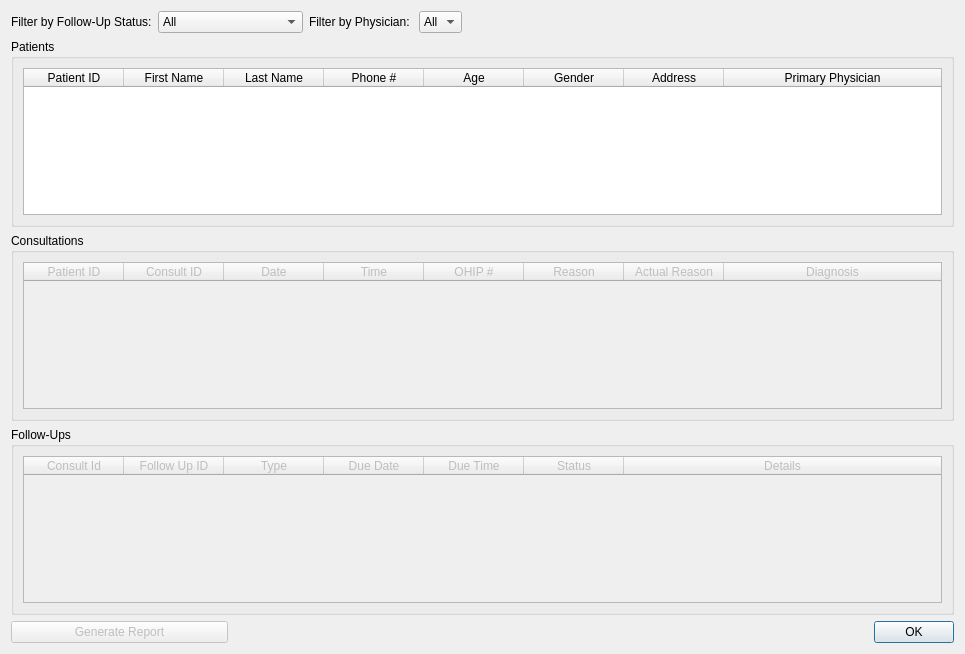
<?xml version="1.0" encoding="UTF-8"?>
<ui version="4.0">
 <class>PatientListView</class>
 <widget class="QDialog" name="PatientListView">
  <property name="geometry">
   <rect>
    <x>0</x>
    <y>0</y>
    <width>965</width>
    <height>654</height>
   </rect>
  </property>
  <property name="windowTitle">
   <string>Dialog</string>
  </property>
  <layout class="QGridLayout" name="gridLayout_4">
   <item row="2" column="0" colspan="6">
    <widget class="QGroupBox" name="groupBox_2">
     <property name="title">
      <string>Consultations</string>
     </property>
     <layout class="QGridLayout" name="gridLayout_3">
      <item row="0" column="0">
       <widget class="QTableWidget" name="tableWidget_Consultations">
        <property name="enabled">
         <bool>false</bool>
        </property>
        <property name="editTriggers">
         <set>QAbstractItemView::NoEditTriggers</set>
        </property>
        <property name="tabKeyNavigation">
         <bool>true</bool>
        </property>
        <property name="selectionMode">
         <enum>QAbstractItemView::SingleSelection</enum>
        </property>
        <property name="selectionBehavior">
         <enum>QAbstractItemView::SelectRows</enum>
        </property>
        <property name="rowCount">
         <number>0</number>
        </property>
        <attribute name="horizontalHeaderCascadingSectionResizes">
         <bool>false</bool>
        </attribute>
        <attribute name="horizontalHeaderStretchLastSection">
         <bool>true</bool>
        </attribute>
        <column>
         <property name="text">
          <string>Patient ID</string>
         </property>
        </column>
        <column>
         <property name="text">
          <string>Consult ID</string>
         </property>
        </column>
        <column>
         <property name="text">
          <string>Date</string>
         </property>
        </column>
        <column>
         <property name="text">
          <string>Time</string>
         </property>
        </column>
        <column>
         <property name="text">
          <string>OHIP #</string>
         </property>
        </column>
        <column>
         <property name="text">
          <string>Reason</string>
         </property>
        </column>
        <column>
         <property name="text">
          <string>Actual Reason</string>
         </property>
        </column>
        <column>
         <property name="text">
          <string>Diagnosis</string>
         </property>
        </column>
       </widget>
      </item>
     </layout>
    </widget>
   </item>
   <item row="3" column="0" colspan="6">
    <widget class="QGroupBox" name="groupBox_3">
     <property name="title">
      <string>Follow-Ups</string>
     </property>
     <layout class="QGridLayout" name="gridLayout_2">
      <item row="0" column="0">
       <widget class="QTableWidget" name="tableWidget_FollowUps">
        <property name="enabled">
         <bool>false</bool>
        </property>
        <property name="editTriggers">
         <set>QAbstractItemView::NoEditTriggers</set>
        </property>
        <property name="tabKeyNavigation">
         <bool>true</bool>
        </property>
        <property name="selectionMode">
         <enum>QAbstractItemView::SingleSelection</enum>
        </property>
        <property name="selectionBehavior">
         <enum>QAbstractItemView::SelectRows</enum>
        </property>
        <property name="rowCount">
         <number>0</number>
        </property>
        <attribute name="horizontalHeaderStretchLastSection">
         <bool>true</bool>
        </attribute>
        <column>
         <property name="text">
          <string>Consult Id</string>
         </property>
        </column>
        <column>
         <property name="text">
          <string>Follow Up ID</string>
         </property>
        </column>
        <column>
         <property name="text">
          <string>Type</string>
         </property>
        </column>
        <column>
         <property name="text">
          <string>Due Date</string>
         </property>
        </column>
        <column>
         <property name="text">
          <string>Due Time</string>
         </property>
        </column>
        <column>
         <property name="text">
          <string>Status</string>
         </property>
        </column>
        <column>
         <property name="text">
          <string>Details</string>
         </property>
        </column>
       </widget>
      </item>
     </layout>
    </widget>
   </item>
   <item row="4" column="0" colspan="2">
    <widget class="QPushButton" name="pushButton">
     <property name="enabled">
      <bool>false</bool>
     </property>
     <property name="text">
      <string>Generate Report</string>
     </property>
    </widget>
   </item>
   <item row="4" column="2" colspan="4">
    <widget class="QDialogButtonBox" name="buttonBox">
     <property name="orientation">
      <enum>Qt::Horizontal</enum>
     </property>
     <property name="standardButtons">
      <set>QDialogButtonBox::Ok</set>
     </property>
    </widget>
   </item>
   <item row="0" column="1" colspan="2">
    <widget class="QComboBox" name="comboBox_FilterByStatus">
     <property name="minimumSize">
      <size>
       <width>145</width>
       <height>0</height>
      </size>
     </property>
     <item>
      <property name="text">
       <string>All</string>
      </property>
     </item>
     <item>
      <property name="text">
       <string>Pending</string>
      </property>
     </item>
     <item>
      <property name="text">
       <string>Completed</string>
      </property>
     </item>
     <item>
      <property name="text">
       <string>Overdue</string>
      </property>
     </item>
    </widget>
   </item>
   <item row="0" column="5">
    <spacer name="horizontalSpacer">
     <property name="orientation">
      <enum>Qt::Horizontal</enum>
     </property>
     <property name="sizeHint" stdset="0">
      <size>
       <width>176</width>
       <height>20</height>
      </size>
     </property>
    </spacer>
   </item>
   <item row="0" column="0">
    <widget class="QLabel" name="label">
     <property name="text">
      <string>Filter by Follow-Up Status:</string>
     </property>
    </widget>
   </item>
   <item row="0" column="4">
    <widget class="QComboBox" name="comboBox_Physicians">
     <item>
      <property name="text">
       <string>All</string>
      </property>
     </item>
    </widget>
   </item>
   <item row="0" column="3">
    <widget class="QLabel" name="label_2">
     <property name="text">
      <string>Filter by Physician: </string>
     </property>
    </widget>
   </item>
   <item row="1" column="0" colspan="6">
    <widget class="QGroupBox" name="groupBox">
     <property name="title">
      <string>Patients</string>
     </property>
     <layout class="QGridLayout" name="gridLayout">
      <item row="0" column="0">
       <widget class="QTableWidget" name="tableWidget_Patients">
        <property name="editTriggers">
         <set>QAbstractItemView::NoEditTriggers</set>
        </property>
        <property name="tabKeyNavigation">
         <bool>true</bool>
        </property>
        <property name="selectionMode">
         <enum>QAbstractItemView::SingleSelection</enum>
        </property>
        <property name="selectionBehavior">
         <enum>QAbstractItemView::SelectRows</enum>
        </property>
        <property name="rowCount">
         <number>0</number>
        </property>
        <property name="columnCount">
         <number>8</number>
        </property>
        <attribute name="horizontalHeaderVisible">
         <bool>true</bool>
        </attribute>
        <attribute name="horizontalHeaderStretchLastSection">
         <bool>true</bool>
        </attribute>
        <column>
         <property name="text">
          <string>Patient ID</string>
         </property>
        </column>
        <column>
         <property name="text">
          <string>First Name</string>
         </property>
        </column>
        <column>
         <property name="text">
          <string>Last Name</string>
         </property>
        </column>
        <column>
         <property name="text">
          <string>Phone #</string>
         </property>
        </column>
        <column>
         <property name="text">
          <string>Age</string>
         </property>
        </column>
        <column>
         <property name="text">
          <string>Gender</string>
         </property>
        </column>
        <column>
         <property name="text">
          <string>Address</string>
         </property>
        </column>
        <column>
         <property name="text">
          <string>Primary Physician</string>
         </property>
        </column>
       </widget>
      </item>
     </layout>
    </widget>
   </item>
  </layout>
 </widget>
 <resources/>
 <connections>
  <connection>
   <sender>buttonBox</sender>
   <signal>accepted()</signal>
   <receiver>PatientListView</receiver>
   <slot>accept()</slot>
   <hints>
    <hint type="sourcelabel">
     <x>248</x>
     <y>254</y>
    </hint>
    <hint type="destinationlabel">
     <x>157</x>
     <y>274</y>
    </hint>
   </hints>
  </connection>
  <connection>
   <sender>buttonBox</sender>
   <signal>rejected()</signal>
   <receiver>PatientListView</receiver>
   <slot>reject()</slot>
   <hints>
    <hint type="sourcelabel">
     <x>316</x>
     <y>260</y>
    </hint>
    <hint type="destinationlabel">
     <x>286</x>
     <y>274</y>
    </hint>
   </hints>
  </connection>
 </connections>
</ui>
